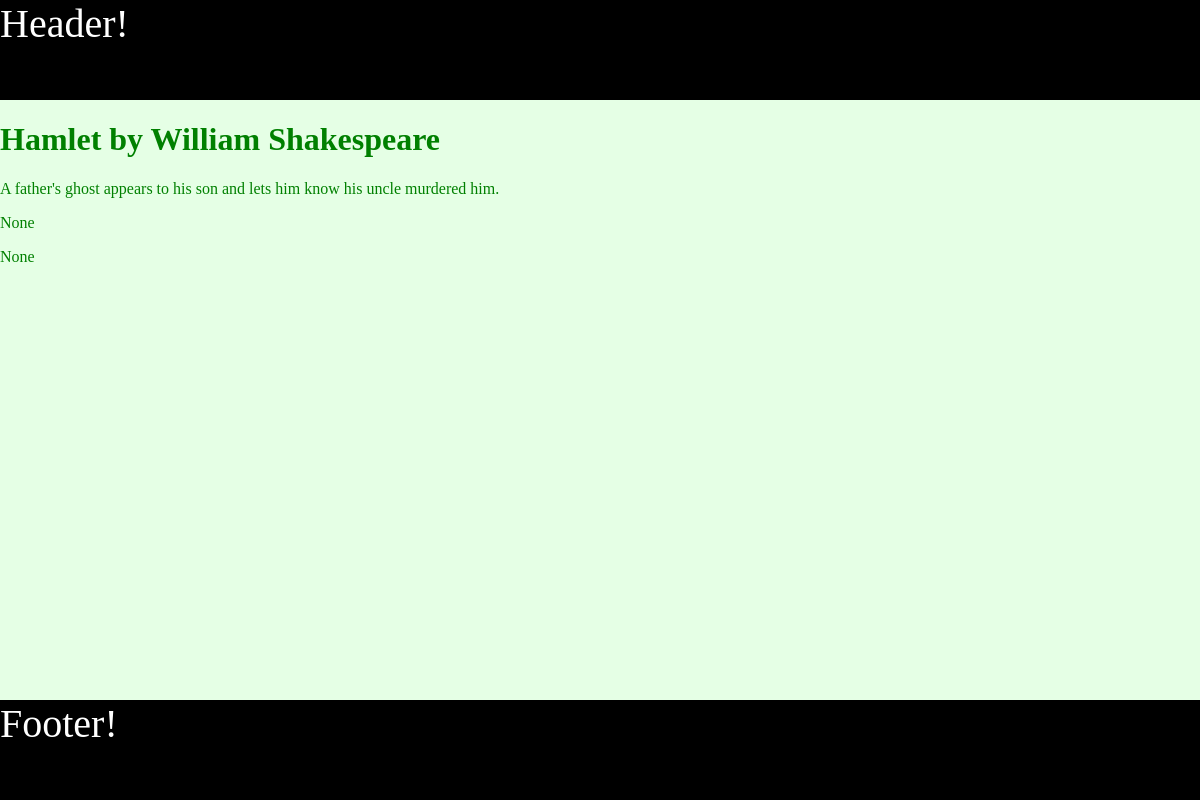
The page /books/5 on the database its author committed.
### my_books_app/models.py (models this page shows, shortened)
class Book(models.Model): #Gives us special functionality to talk to the ORM.
    title = models.CharField(max_length=255)
    author = models.CharField(max_length=255)
    summary = models.TextField(null=True)
    website = models.TextField(validators=[URLValidator()], null=True) #Our method
    pages = models.IntegerField(validators=[MinValueValidator(10)], null=True)
    website_alternative_way = models.URLField(max_length=250, null=True) #Eric's method

### my_books_app/views.py (the view)
# urls.py: path('books/<int:id>', views.show),
def show(request, id): #Passing in the ID in the URL address.
    our_book = Book.objects.get(pk=id)
    context = {'our_book': our_book}
    return render(request, 'show.html', context)

### my_books_app/templates/show.html (shortened to what this page needs)
{% extends 'base.html' %}
{% block content %}
    <h1>{{ our_book.title }} by {{ our_book.author }}</h1>
    <p>{{ our_book.summary }}</p>
    <p>{{ our_book.pages }}</p>
    <p>{{ our_book.website_alternative_way }}</p>
{% endblock %}

### my_books_app/static/style.css (style rules this page uses)
body { margin: 0; padding: 0; background-color: rgba(0, 255, 0, .1); color: green; }

### rows shown on the page
Book: title "Hamlet", author "William Shakespeare", summary "A father's ghost appears to his son and lets him know his uncle murdered him.", pages "None", website_alternative_way "None"
